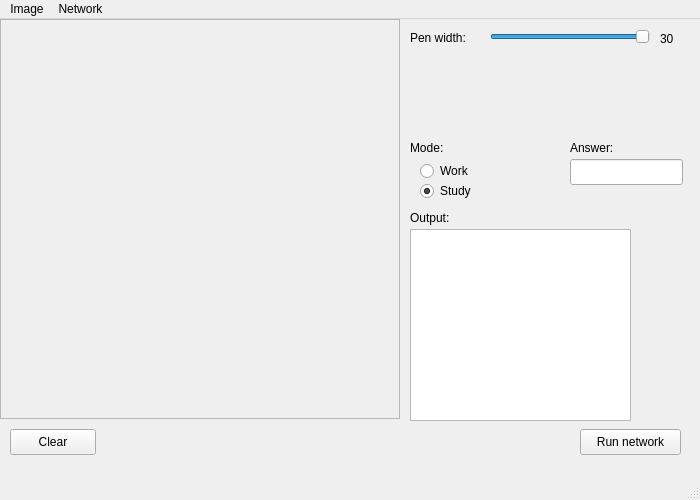
<?xml version="1.0" encoding="UTF-8"?>
<ui version="4.0">
 <class>MainWindow</class>
 <widget class="QMainWindow" name="MainWindow">
  <property name="geometry">
   <rect>
    <x>0</x>
    <y>0</y>
    <width>700</width>
    <height>500</height>
   </rect>
  </property>
  <property name="sizePolicy">
   <sizepolicy hsizetype="Fixed" vsizetype="Fixed">
    <horstretch>0</horstretch>
    <verstretch>0</verstretch>
   </sizepolicy>
  </property>
  <property name="minimumSize">
   <size>
    <width>700</width>
    <height>500</height>
   </size>
  </property>
  <property name="maximumSize">
   <size>
    <width>700</width>
    <height>500</height>
   </size>
  </property>
  <property name="windowTitle">
   <string>MainWindow</string>
  </property>
  <widget class="QWidget" name="centralWidget">
   <widget class="QFrame" name="frame">
    <property name="geometry">
     <rect>
      <x>0</x>
      <y>0</y>
      <width>400</width>
      <height>400</height>
     </rect>
    </property>
    <property name="frameShape">
     <enum>QFrame::StyledPanel</enum>
    </property>
    <property name="frameShadow">
     <enum>QFrame::Raised</enum>
    </property>
    <widget class="ScribbleArea" name="areaWidget" native="true">
     <property name="geometry">
      <rect>
       <x>0</x>
       <y>0</y>
       <width>400</width>
       <height>400</height>
      </rect>
     </property>
    </widget>
   </widget>
   <widget class="QPushButton" name="clearButton">
    <property name="geometry">
     <rect>
      <x>10</x>
      <y>410</y>
      <width>86</width>
      <height>26</height>
     </rect>
    </property>
    <property name="text">
     <string>Clear</string>
    </property>
   </widget>
   <widget class="QRadioButton" name="workBtn">
    <property name="enabled">
     <bool>true</bool>
    </property>
    <property name="geometry">
     <rect>
      <x>420</x>
      <y>140</y>
      <width>108</width>
      <height>24</height>
     </rect>
    </property>
    <property name="text">
     <string>Work</string>
    </property>
    <property name="checked">
     <bool>false</bool>
    </property>
   </widget>
   <widget class="QRadioButton" name="studyBtn">
    <property name="geometry">
     <rect>
      <x>420</x>
      <y>160</y>
      <width>108</width>
      <height>24</height>
     </rect>
    </property>
    <property name="text">
     <string>Study</string>
    </property>
    <property name="checked">
     <bool>true</bool>
    </property>
   </widget>
   <widget class="QLabel" name="label">
    <property name="geometry">
     <rect>
      <x>410</x>
      <y>120</y>
      <width>51</width>
      <height>18</height>
     </rect>
    </property>
    <property name="text">
     <string>Mode:</string>
    </property>
   </widget>
   <widget class="QLabel" name="label_2">
    <property name="geometry">
     <rect>
      <x>410</x>
      <y>190</y>
      <width>65</width>
      <height>18</height>
     </rect>
    </property>
    <property name="text">
     <string>Output:</string>
    </property>
   </widget>
   <widget class="QSlider" name="widthSlider">
    <property name="geometry">
     <rect>
      <x>490</x>
      <y>10</y>
      <width>160</width>
      <height>16</height>
     </rect>
    </property>
    <property name="minimum">
     <number>1</number>
    </property>
    <property name="maximum">
     <number>30</number>
    </property>
    <property name="value">
     <number>30</number>
    </property>
    <property name="orientation">
     <enum>Qt::Horizontal</enum>
    </property>
   </widget>
   <widget class="QLabel" name="label_3">
    <property name="geometry">
     <rect>
      <x>410</x>
      <y>10</y>
      <width>71</width>
      <height>18</height>
     </rect>
    </property>
    <property name="text">
     <string>Pen width:</string>
    </property>
   </widget>
   <widget class="QLabel" name="widthLabel">
    <property name="geometry">
     <rect>
      <x>660</x>
      <y>10</y>
      <width>31</width>
      <height>20</height>
     </rect>
    </property>
    <property name="text">
     <string>30</string>
    </property>
   </widget>
   <widget class="QPushButton" name="startButton">
    <property name="geometry">
     <rect>
      <x>580</x>
      <y>410</y>
      <width>101</width>
      <height>26</height>
     </rect>
    </property>
    <property name="text">
     <string>Run network</string>
    </property>
   </widget>
   <widget class="QTableWidget" name="tableWidget">
    <property name="geometry">
     <rect>
      <x>410</x>
      <y>210</y>
      <width>221</width>
      <height>192</height>
     </rect>
    </property>
   </widget>
   <widget class="QLabel" name="label_4">
    <property name="geometry">
     <rect>
      <x>570</x>
      <y>120</y>
      <width>91</width>
      <height>18</height>
     </rect>
    </property>
    <property name="text">
     <string>Answer:</string>
    </property>
   </widget>
   <widget class="QLineEdit" name="answerLine">
    <property name="geometry">
     <rect>
      <x>570</x>
      <y>140</y>
      <width>113</width>
      <height>26</height>
     </rect>
    </property>
   </widget>
  </widget>
  <widget class="QMenuBar" name="menuBar">
   <property name="geometry">
    <rect>
     <x>0</x>
     <y>0</y>
     <width>700</width>
     <height>23</height>
    </rect>
   </property>
   <widget class="QMenu" name="menuImage">
    <property name="title">
     <string>Image</string>
    </property>
    <addaction name="actionSave"/>
   </widget>
   <widget class="QMenu" name="menuNetwork">
    <property name="title">
     <string>Network</string>
    </property>
    <addaction name="actionCreate_weights"/>
   </widget>
   <addaction name="menuImage"/>
   <addaction name="menuNetwork"/>
  </widget>
  <widget class="QStatusBar" name="statusBar"/>
  <action name="actionSave">
   <property name="text">
    <string>Save</string>
   </property>
  </action>
  <action name="actionCreate_weights">
   <property name="text">
    <string>Create new weights</string>
   </property>
  </action>
  <action name="actionClear">
   <property name="text">
    <string>Clear</string>
   </property>
  </action>
 </widget>
 <layoutdefault spacing="6" margin="11"/>
 <customwidgets>
  <customwidget>
   <class>ScribbleArea</class>
   <extends>QWidget</extends>
   <header location="global">scribblearea.h</header>
   <container>1</container>
  </customwidget>
 </customwidgets>
 <resources/>
 <connections/>
</ui>
